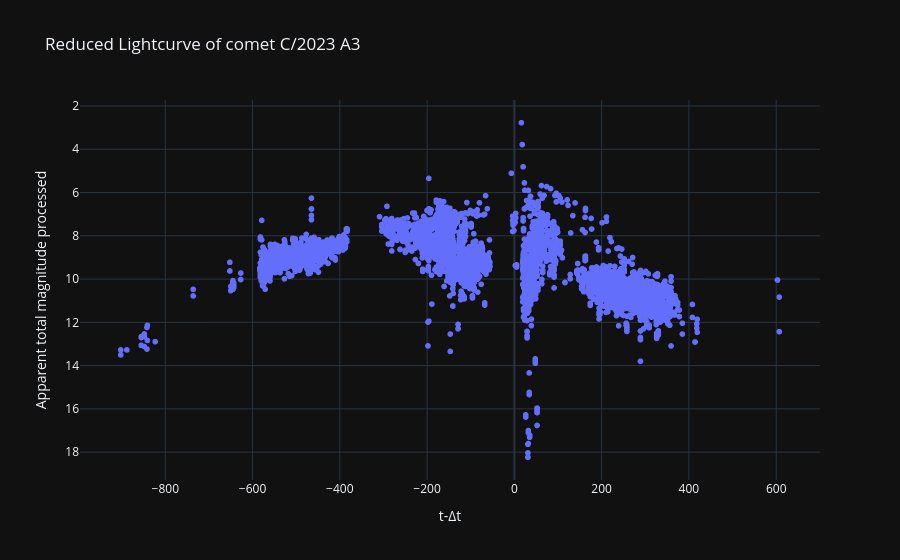

The notebook cell saved with this chart:
### Code cell
# Curva de luz reducida
labels = {'delta_t':'t-Δt','magnitud_reducida':'Apparent total magnitude processed', 'obs_method_key' : 'Observation Method'}
fig = px.scatter(curva_de_luz_procesada_df, x='delta_t', y='magnitud_reducida', template= 'plotly_dark', labels= labels, title=f'Reduced Lightcurve of comet {nombre_cometa}')
fig.update_yaxes(autorange="reversed")
fig.show()

### Figure 1 — Plotly figure (JSON) as saved in the notebook; plotly's stock layout.template omitted (floating-point values rounded to 4 significant figures; data arrays with more than 128 entries replaced by an {"elided": "..."} marker saying what was removed)
{"data": [{"hovertemplate": "t-Δt=%{x}<br>Apparent total magnitude processed=%{y}<extra></extra>", "legendgroup": "", "marker": {"color": "#636efa", "symbol": "circle"}, "mode": "markers", "name": "", "showlegend": false, "type": "scattergl", "x": {"elided": "9465 int values"}, "xaxis": "x", "y": {"elided": "9465 float values"}, "yaxis": "y"}], "layout": {"legend": {"tracegroupgap": 0}, "title": {"text": "Reduced Lightcurve of comet C/2023 A3"}, "xaxis": {"anchor": "y", "domain": [0, 1], "title": {"text": "t-Δt"}}, "yaxis": {"anchor": "x", "autorange": "reversed", "domain": [0, 1], "title": {"text": "Apparent total magnitude processed"}}}}
